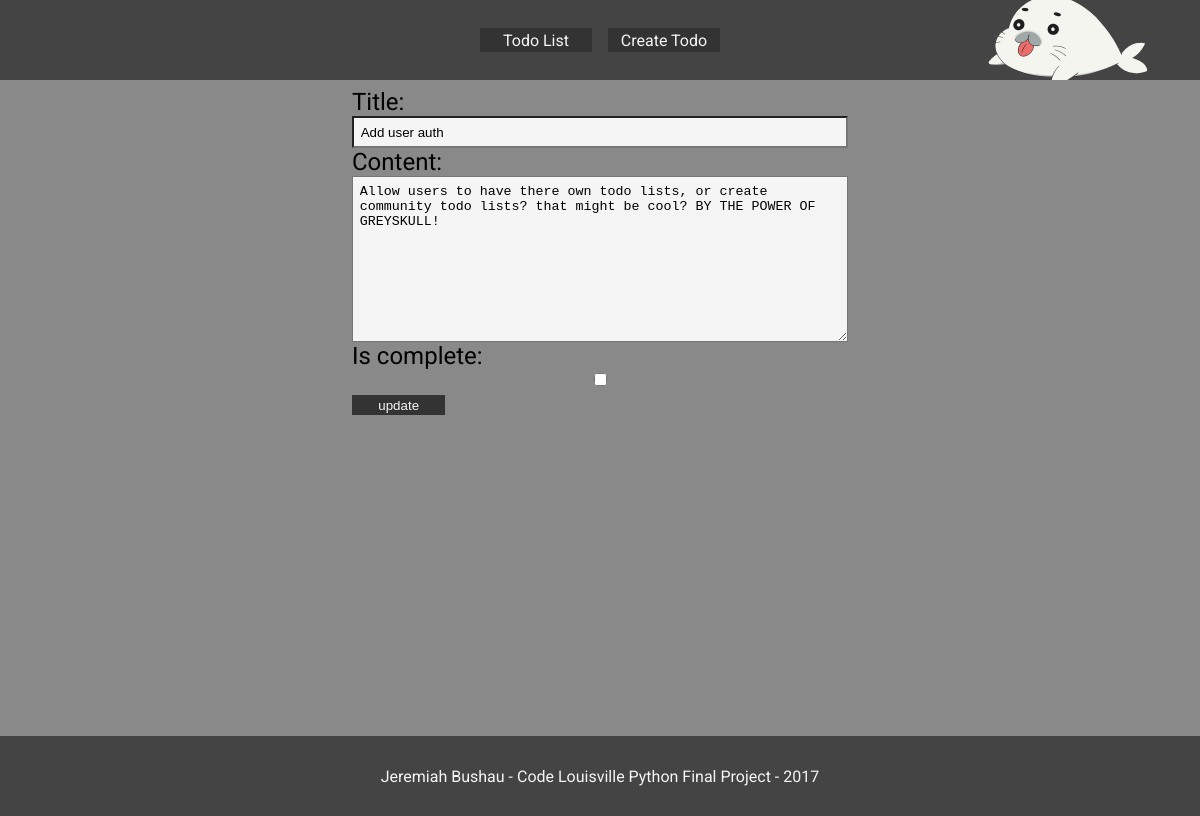
Screenshot of /todo/edit/10/ with the database file from the repository.
### todos/models.py (models this page shows, shortened)
class Todo(models.Model):
    title = models.CharField(max_length=100, unique=True)
    content = models.TextField()
    is_complete = models.BooleanField(default=0)
    created_at = models.DateTimeField(auto_now_add=True)
    modified_at = models.DateTimeField(auto_now=True)

### todos/views.py (the view)
class TodoUpdate(generic.UpdateView):
    model = models.Todo
    fields = ['title', 'content', 'is_complete']
    template_name_suffix = '_update_form'

### todos/templates/todos/todo_update_form.html (shortened to what this page needs)
{% extends 'layout.html' %}
{% block nav_content %}
{% include 'nav.html' %}
{% endblock %}
{% block body_content %}
<div class="form-wrap">
  <form method="POST" id="todoForm">
    {{ form }}
    <input type="submit" value="update">
  </form>
</div>
{% endblock %}
{% block footer_content %}
{% include 'footer.html' %}
{% endblock %}

### assets/css/code_lou_todo.css (style rules this page uses)
html, body { height: 100%; width: 100%; margin: 0; background: #898989; font-family: 'Roboto', sans-serif; }
nav, footer, form, form label, .home-page-wrap, .todo-detail, .todo-list, .todo-nav, .todo-nav-links, .todo-content, .todo-ops { display: flex; }
form { flex-direction: column; max-width: 31em; margin: 0.5em; }
.form-wrap { min-height: 80%; margin: 0.5em; }
label { font-size: 1.5em; }
input[type="text"], textarea { padding: 0.5em; width: auto; background: whitesmoke; }
nav a, .todo-nav a, .todo-ops a, input[type='submit'] { display: flex; color: whitesmoke; align-items: center; justify-content: center; text-align: center; text-decoration: none; background: #333; height: 1.5em; width: 7em; margin: 0 0.5em 0 0; border: none; }
input[type='submit'] { margin-top: 0.5em; }
@media (min-width: 600px) { form { margin: auto; } }

### rows the page displays
Todo: title "Add user auth", content "Allow users to have there own todo lists, or create community todo lists? that might be cool? BY THE POWER OF GREYSKULL!"
